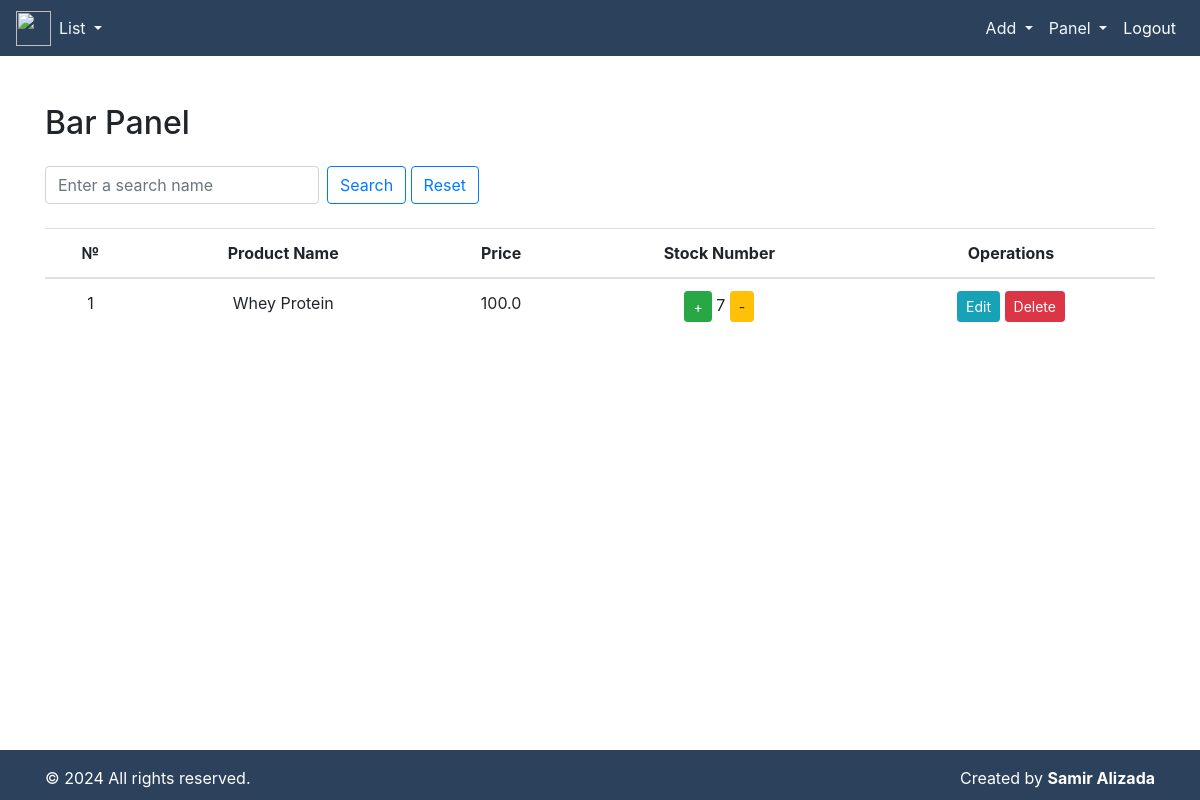
Screenshot of /bar-panel/ (signed in) with the database file from the repository.
### fitness/models.py (models this page shows, shortened)
class Bar(models.Model):
    product_name = models.CharField(max_length=100)
    price = models.FloatField()
    stock_number = models.IntegerField()

### fitness/views.py (the view)
# urls.py: path('bar-panel/', bar_panel, name='bar_panel'),
def bar_panel(request):
    bars = Bar.objects.all()
    query = request.GET.get('q')
    if query:
        bars = bars.filter(product_name__icontains=query)
    return render(request, 'bar_panel.html', {'bars': bars})

### templates/bar_panel.html (shortened to what this page needs)
{% include "index.html" %}
{% block content %}
<div class="container mt-5">
    <h2 class="mb-4">Bar Panel</h2>
    <form method="GET" class="mb-3">
        <div class="form-inline mb-4">
            <input type="text" name="q" class="form-control mr-sm-2" placeholder="Enter a search name">
            <button class="btn btn-outline-primary my-2 my-sm-0" type="submit">Search</button>
            <a href="{% url 'bar_list' %}"><button class="btn btn-outline-primary my-2 my-sm-0" type="submit">Reset</button>
            </a>
        </div>
    </form>
    <table class="table text-center">
        <thead>
            <tr>
                <th scope="col">№</th>
                <th scope="col">Product Name</th>
                <th scope="col">Price</th>
                <th scope="col">Stock Number</th>
                <th scope="col">Operations</th>
            </tr>
        </thead>
        <tbody>
            {% for bar in bars %}
            <tr>
                <td>{{ forloop.counter }}</td>
                <td>{{ bar.product_name }}</td>
                <td>{{ bar.price }}</td>
                <td>
                    <a href="{% url 'increase_stock' bar.pk %}" class="btn btn-sm btn-success">+</a>
                    {{ bar.stock_number }}
                    <a href="{% url 'decrease_stock' bar.pk %}" class="btn btn-sm btn-warning">-</a>
                </td>
                <td>
                    <a href="{% url 'update_bar' bar.pk %}" class="btn btn-sm btn-info">Edit</a>
                    <a href="{% url 'delete_bar' bar.pk %}" class="btn btn-sm btn-danger" onclick="return confirm('Are you sure you want to delete this bar item?')">Delete</a>
                </td>
            </tr>
            {% endfor %}
        </tbody>
    </table>
</div>
{% endblock content %}

### rows the page displays
Bar: product_name "Whey Protein", price "100.0", stock_number "7"
